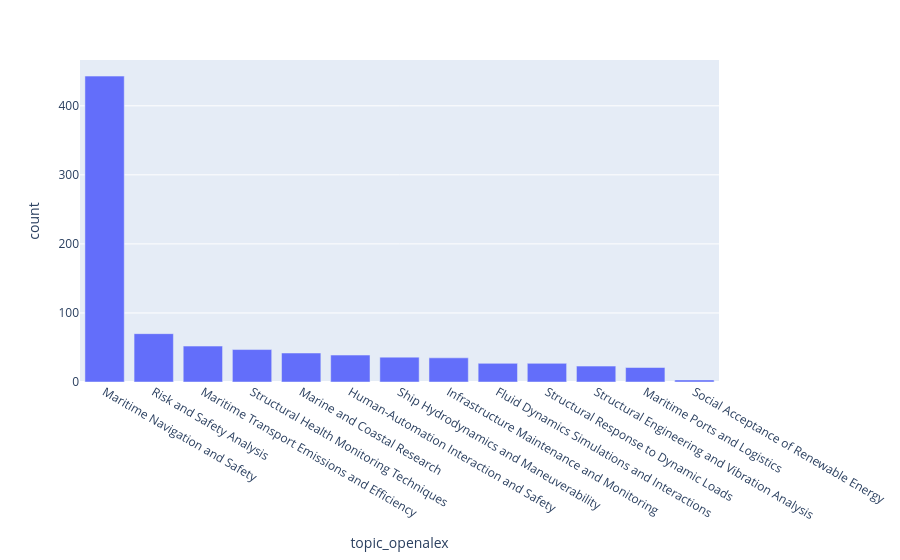

Source (notebook cell):
### Code cell
white_list_openalex = {
    "Maritime Navigation and Safety",
    "Structural Integrity and Reliability Analysis",
    "Ship Hydrodynamics and Maneuverability",
    "Risk and Safety Analysis",
    "Maritime Transport Emissions and Efficiency",
    "Structural Health Monitoring Techniques",
    "Marine and Coastal Research",
    "Human-Automation Interaction and Safety",
    "Infrastructure Maintenance and Monitoring",
    "Structural Response to Dynamic Loads",
    "Fluid Dynamics Simulations and Interactions",
    "Structural Engineering and Vibration Analysis",
    "Maritime Ports and Logistics",
    "Social Acceptance of Renewable Energy",
}
df_include_openalex = df_recent[(df_recent["topic_openalex"].isin(white_list_openalex))]
print("NB OpenAlex Papers = ", len(df_include_openalex))
px.bar(
    df_include_openalex.groupby("topic_openalex")
    .size()
    .sort_values(ascending=False)
    .rename("count")
    .reset_index(),
    x="topic_openalex",
    y="count",
)

### Figure 1 — Plotly figure (JSON) as saved in the notebook; plotly's stock layout.template omitted (floating-point values rounded to 4 significant figures)
{"data": [{"hovertemplate": "topic_openalex=%{x}<br>count=%{y}<extra></extra>", "legendgroup": "", "marker": {"color": "#636efa", "pattern": {"shape": ""}}, "name": "", "orientation": "v", "showlegend": false, "textposition": "auto", "type": "bar", "x": ["Maritime Navigation and Safety", "Risk and Safety Analysis", "Maritime Transport Emissions and Efficiency", "Structural Health Monitoring Techniques", "Marine and Coastal Research", "Human-Automation Interaction and Safety", "Ship Hydrodynamics and Maneuverability", "Infrastructure Maintenance and Monitoring", "Fluid Dynamics Simulations and Interactions", "Structural Response to Dynamic Loads", "Structural Engineering and Vibration Analysis", "Maritime Ports and Logistics", "Social Acceptance of Renewable Energy"], "xaxis": "x", "y": [443, 70, 52, 47, 42, 39, 36, 35, 27, 27, 23, 21, 3], "yaxis": "y"}], "layout": {"barmode": "relative", "legend": {"tracegroupgap": 0}, "margin": {"t": 60}, "xaxis": {"anchor": "y", "domain": [0, 1], "title": {"text": "topic_openalex"}}, "yaxis": {"anchor": "x", "domain": [0, 1], "title": {"text": "count"}}}}
